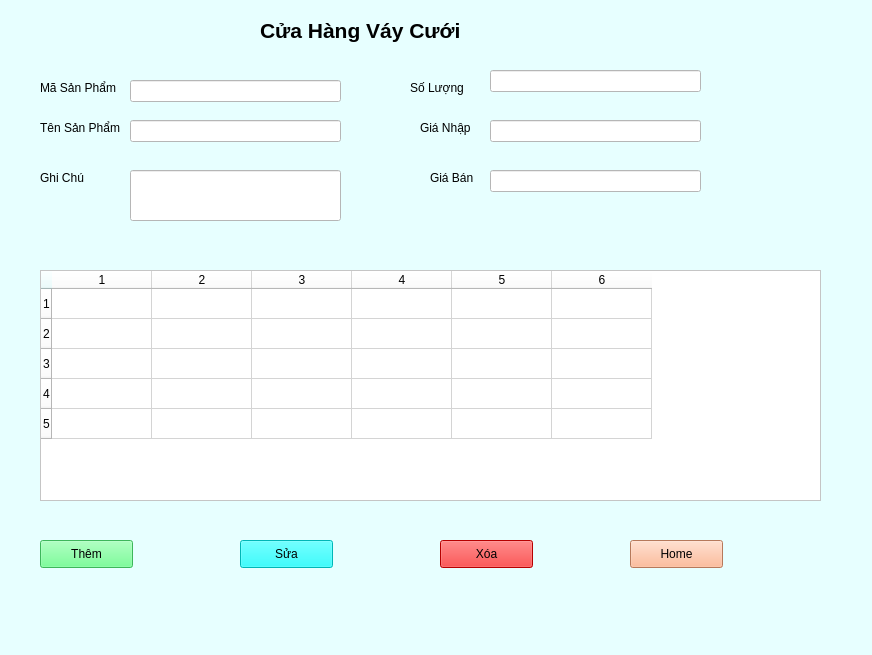
<?xml version="1.0" encoding="UTF-8"?>
<ui version="4.0">
 <class>MainWindow</class>
 <widget class="QMainWindow" name="MainWindow">
  <property name="geometry">
   <rect>
    <x>0</x>
    <y>0</y>
    <width>872</width>
    <height>655</height>
   </rect>
  </property>
  <property name="windowTitle">
   <string>MainWindow</string>
  </property>
  <property name="styleSheet">
   <string notr="true">background-color:rgb(231, 255, 255)</string>
  </property>
  <widget class="QWidget" name="centralwidget">
   <widget class="QLabel" name="label">
    <property name="geometry">
     <rect>
      <x>260</x>
      <y>10</y>
      <width>271</width>
      <height>41</height>
     </rect>
    </property>
    <property name="styleSheet">
     <string notr="true">background-color: rgba(0, 0, 0, 0);</string>
    </property>
    <property name="text">
     <string>&lt;html&gt;&lt;head/&gt;&lt;body&gt;&lt;p&gt;&lt;span style=&quot; font-size:16pt; font-weight:600;&quot;&gt;Cửa Hàng Váy Cưới&lt;/span&gt;&lt;/p&gt;&lt;/body&gt;&lt;/html&gt;</string>
    </property>
   </widget>
   <widget class="QLabel" name="label_2">
    <property name="geometry">
     <rect>
      <x>40</x>
      <y>80</y>
      <width>81</width>
      <height>16</height>
     </rect>
    </property>
    <property name="text">
     <string>Mã Sản Phẩm</string>
    </property>
   </widget>
   <widget class="QLabel" name="label_3">
    <property name="geometry">
     <rect>
      <x>40</x>
      <y>120</y>
      <width>91</width>
      <height>16</height>
     </rect>
    </property>
    <property name="text">
     <string>Tên Sản Phẩm</string>
    </property>
   </widget>
   <widget class="QLabel" name="label_5">
    <property name="geometry">
     <rect>
      <x>410</x>
      <y>80</y>
      <width>55</width>
      <height>16</height>
     </rect>
    </property>
    <property name="text">
     <string>Số Lượng</string>
    </property>
   </widget>
   <widget class="QLabel" name="label_6">
    <property name="geometry">
     <rect>
      <x>420</x>
      <y>120</y>
      <width>55</width>
      <height>16</height>
     </rect>
    </property>
    <property name="text">
     <string>Giá Nhập</string>
    </property>
   </widget>
   <widget class="QLabel" name="label_7">
    <property name="geometry">
     <rect>
      <x>430</x>
      <y>170</y>
      <width>55</width>
      <height>16</height>
     </rect>
    </property>
    <property name="text">
     <string>Giá Bán</string>
    </property>
   </widget>
   <widget class="QLabel" name="label_8">
    <property name="geometry">
     <rect>
      <x>40</x>
      <y>170</y>
      <width>55</width>
      <height>16</height>
     </rect>
    </property>
    <property name="text">
     <string>Ghi Chú</string>
    </property>
   </widget>
   <widget class="QPushButton" name="ThemMH">
    <property name="geometry">
     <rect>
      <x>40</x>
      <y>540</y>
      <width>93</width>
      <height>28</height>
     </rect>
    </property>
    <property name="styleSheet">
     <string notr="true">background-color:rgb(85, 255, 127)</string>
    </property>
    <property name="text">
     <string>Thêm</string>
    </property>
    <property name="icon">
     <iconset>
      <normaloff>../test/them.webp</normaloff>../test/them.webp</iconset>
    </property>
   </widget>
   <widget class="QPushButton" name="SuaMH">
    <property name="geometry">
     <rect>
      <x>240</x>
      <y>540</y>
      <width>93</width>
      <height>28</height>
     </rect>
    </property>
    <property name="styleSheet">
     <string notr="true">background-color:rgb(0, 255, 255)</string>
    </property>
    <property name="text">
     <string>Sửa</string>
    </property>
    <property name="icon">
     <iconset>
      <normaloff>../test/sua.webp</normaloff>../test/sua.webp</iconset>
    </property>
   </widget>
   <widget class="QPushButton" name="XoaMH">
    <property name="geometry">
     <rect>
      <x>440</x>
      <y>540</y>
      <width>93</width>
      <height>28</height>
     </rect>
    </property>
    <property name="styleSheet">
     <string notr="true">background-color:rgb(255, 0, 0)</string>
    </property>
    <property name="text">
     <string>Xóa</string>
    </property>
    <property name="icon">
     <iconset>
      <normaloff>../test/xoa.webp</normaloff>../test/xoa.webp</iconset>
    </property>
   </widget>
   <widget class="QPushButton" name="Home">
    <property name="geometry">
     <rect>
      <x>630</x>
      <y>540</y>
      <width>93</width>
      <height>28</height>
     </rect>
    </property>
    <property name="styleSheet">
     <string notr="true">background-color:rgb(255, 170, 127)</string>
    </property>
    <property name="text">
     <string>Home</string>
    </property>
    <property name="icon">
     <iconset>
      <normaloff>../test/home-64.webp</normaloff>../test/home-64.webp</iconset>
    </property>
   </widget>
   <widget class="QLineEdit" name="MaSP_text">
    <property name="geometry">
     <rect>
      <x>130</x>
      <y>80</y>
      <width>211</width>
      <height>22</height>
     </rect>
    </property>
    <property name="styleSheet">
     <string notr="true">background-color:rgb(255, 255, 255)</string>
    </property>
   </widget>
   <widget class="QLineEdit" name="TenSP_text">
    <property name="geometry">
     <rect>
      <x>130</x>
      <y>120</y>
      <width>211</width>
      <height>22</height>
     </rect>
    </property>
    <property name="styleSheet">
     <string notr="true">background-color:rgb(255, 255, 255)</string>
    </property>
   </widget>
   <widget class="QLineEdit" name="SoLuong_text">
    <property name="geometry">
     <rect>
      <x>490</x>
      <y>70</y>
      <width>211</width>
      <height>22</height>
     </rect>
    </property>
    <property name="styleSheet">
     <string notr="true">background-color:rgb(255, 255, 255)</string>
    </property>
   </widget>
   <widget class="QLineEdit" name="GiaNhap_text">
    <property name="geometry">
     <rect>
      <x>490</x>
      <y>120</y>
      <width>211</width>
      <height>22</height>
     </rect>
    </property>
    <property name="styleSheet">
     <string notr="true">background-color:rgb(255, 255, 255)</string>
    </property>
   </widget>
   <widget class="QLineEdit" name="GiaBan_text">
    <property name="geometry">
     <rect>
      <x>490</x>
      <y>170</y>
      <width>211</width>
      <height>22</height>
     </rect>
    </property>
    <property name="styleSheet">
     <string notr="true">background-color:rgb(255, 255, 255)</string>
    </property>
   </widget>
   <widget class="QLineEdit" name="GhiChu_text">
    <property name="geometry">
     <rect>
      <x>130</x>
      <y>170</y>
      <width>211</width>
      <height>51</height>
     </rect>
    </property>
    <property name="styleSheet">
     <string notr="true">background-color:rgb(255, 255, 255)</string>
    </property>
   </widget>
   <widget class="QTableWidget" name="table_NhapHang">
    <property name="geometry">
     <rect>
      <x>40</x>
      <y>270</y>
      <width>781</width>
      <height>231</height>
     </rect>
    </property>
    <property name="styleSheet">
     <string notr="true">background-color:rgb(255, 255, 255)</string>
    </property>
    <property name="rowCount">
     <number>5</number>
    </property>
    <property name="columnCount">
     <number>6</number>
    </property>
    <row/>
    <row/>
    <row/>
    <row/>
    <row/>
    <column/>
    <column/>
    <column/>
    <column/>
    <column/>
    <column/>
   </widget>
  </widget>
  <widget class="QMenuBar" name="menubar">
   <property name="geometry">
    <rect>
     <x>0</x>
     <y>0</y>
     <width>872</width>
     <height>26</height>
    </rect>
   </property>
  </widget>
  <widget class="QStatusBar" name="statusbar"/>
 </widget>
 <resources/>
 <connections/>
</ui>
